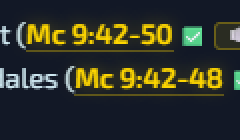
#> input picture .workbuddy-ai/artifacts/_v104/orange_region_12.png, 120 x 70 px, given in place of Screenshot 2026-09-22 204216.png, which was not available (shown 2 times larger)
$ python analyse_image.py
#> lines starting #> are read from the running program, lines starting #| are printed output that depends on the picture; pictures that were not available may be replaced by others from this repository, and a replacement may not be noted
# -*- coding: utf-8 -*-
"""v104 — localiser le cadre orange trace par l'utilisateur sur la capture.

Le modele ne peut pas ouvrir l'image ; on l'analyse donc par les pixels.
Objectif : trouver la boite englobante du trait orange, la recadrer, et
mesurer ce qui s'y trouve, pour identifier l'element concerne.
"""
import sys
from PIL import Image

SRC = r"C:\Users\toshr\Pictures\Screenshots\Screenshot 2026-09-22 204216.png"
OUT_DIR = r"C:\Theologicus\.workbuddy-ai\artifacts\_v104"

im = Image.open(SRC)
#> im is the input picture: PIL image 120x70 RGBA; mean R, G, B, A 47.9, 51.1, 40.9, 255
print("taille image :", im.size, "| mode :", im.mode)
#| taille image : (120, 70) | mode : RGBA
rgb = im.convert("RGB")
W, H = rgb.size
#> W = 120; H = 70
px = rgb.load()

# Un trait d'annotation "orange" : rouge haut, vert moyen, bleu bas.
# On accepte une plage large (feutre, anti-aliasing, compression).
def est_orange(r, g, b):
    return r > 170 and 60 < g < 200 and b < 110 and (r - b) > 90 and (r - g) > 30

minx, miny, maxx, maxy, n = W, H, -1, -1, 0
#> minx = 120; miny = 70; maxx = -1; maxy = -1; n = 0
for y in range(H):
    for x in range(W):
        r, g, b = px[x, y]
        if est_orange(r, g, b):
            n += 1
            if x < minx: minx = x
            if x > maxx: maxx = x
            if y < miny: miny = y
            if y > maxy: maxy = y
#> after the loop, maxx = 110; maxy = 43; minx = 14; miny = 12; n = 184

print("pixels oranges :", n)
#| pixels oranges : 184
if n == 0:
    print("AUCUN orange detecte : l'annotation n'est peut-etre pas un trait plein.")
    sys.exit(0)

print("boite englobante du orange : x %d..%d  y %d..%d  (%dx%d)"
      % (minx, maxx, miny, maxy, maxx - minx + 1, maxy - miny + 1))
#| boite englobante du orange : x 14..110  y 12..43  (97x32)
print("position relative : %.1f%% .. %.1f%% en X, %.1f%% .. %.1f%% en Y"
      % (100.0 * minx / W, 100.0 * maxx / W, 100.0 * miny / H, 100.0 * maxy / H))
#| position relative : 11.7% .. 91.7% en X, 17.1% .. 61.4% en Y

# Recadrer un peu plus large pour garder le contexte
pad = 12
box = (max(0, minx - pad), max(0, miny - pad), min(W, maxx + pad), min(H, maxy + pad))
#> box = (2, 0, 120, 55)
crop = rgb.crop(box)
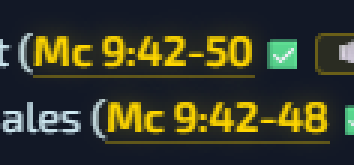
#> crop: PIL image 118x55 RGB (shown 3 times larger); mean R, G, B 56, 58.3, 41
chemin = OUT_DIR + "\\zone_orange.png"
crop.save(chemin)
print("recadre sauve :", chemin, crop.size)
#| recadre sauve : C:\Theologicus\.workbuddy-ai\artifacts\_v104\zone_orange.png (118, 55)

# Apercu des couleurs dominantes DANS le cadre (hors trait orange) :
# cela dit de quel type d'element il s'agit (parchemin, bulle sombre, ...).
from collections import Counter
c = Counter()
for y in range(box[1], box[3], 2):
    for x in range(box[0], box[2], 2):
        r, g, b = px[x, y]
        if est_orange(r, g, b):
            continue
        c[(r // 24 * 24, g // 24 * 24, b // 24 * 24)] += 1
#> after the loop, c = 47 items
print("couleurs dominantes dans le cadre (hors orange) :")
for col, k in c.most_common(6):
    print("   rgb%s  x%d" % (col, k))
#> this loop made 6 passes
#> (col, k) on passes 1 to 6: ((0, 24, 24), 827), ((24, 24, 24), 471), ((240, 192, 0), 50), ((168, 144, 0), 34), ((144, 120, 0), 22), ((96, 72, 24), 19)
#|    rgb(0, 24, 24)  x827
#|    rgb(24, 24, 24)  x471
#|    rgb(240, 192, 0)  x50
#|    rgb(168, 144, 0)  x34
#|    rgb(144, 120, 0)  x22
#|    rgb(96, 72, 24)  x19

$ run again, on .workbuddy-ai/artifacts/_v104/r3_wide.png
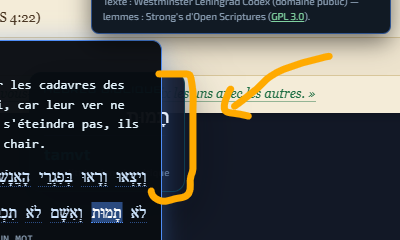
#> input picture .workbuddy-ai/artifacts/_v104/r3_wide.png, 400 x 240 px, given in place of Screenshot 2026-09-22 204216.png, which was not available
#> im is the input picture: PIL image 400x240 RGBA; mean R, G, B, A 71.4, 73.3, 73.1, 255
#| taille image : (400, 240) | mode : RGBA
#> after the loop `for y in range(H):`: maxx = 332; maxy = 204; minx = 148; miny = 53; n = 2503
#| pixels oranges : 2503
#| boite englobante du orange : x 148..332  y 53..204  (185x152)
#| position relative : 37.0% .. 83.0% en X, 22.1% .. 85.0% en Y
#> box = (136, 41, 344, 216)
#> `crop = rgb.crop(box)`:
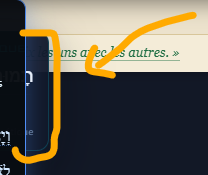
#> crop: PIL image 208x175 RGB; mean R, G, B 94.7, 91.4, 82.2
#| recadre sauve : C:\Theologicus\.workbuddy-ai\artifacts\_v104\zone_orange.png (208, 175)
#> after the loop `for y in range(box[1], box[3], 2):`: c = 85 items
#> the loop `for col, k in c.most_common(6):` made 6 passes
#> (col, k) on passes 1 to 6: ((0, 24, 24), 3028), ((0, 0, 24), 1119), ((0, 0, 0), 1025), ((240, 216, 216), 689), ((216, 216, 192), 670), ((192, 192, 168), 243)
#> (printed output is left out)

$ run again, on .workbuddy-ai/artifacts/_v104/zoom_arrow.png
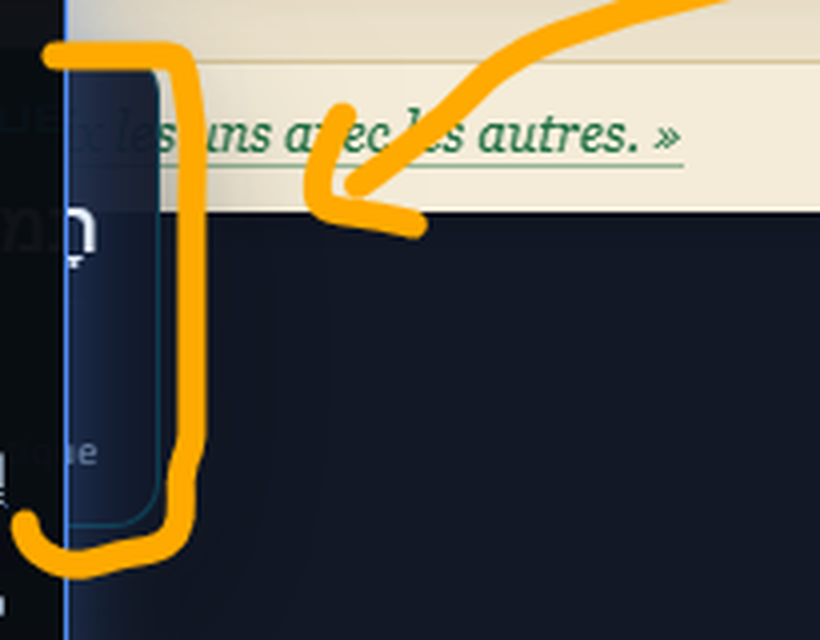
#> input picture .workbuddy-ai/artifacts/_v104/zoom_arrow.png, 820 x 640 px, given in place of Screenshot 2026-09-22 204216.png, which was not available
#> im is the input picture: PIL image 820x640 RGBA; mean R, G, B, A 85.5, 83, 75.4, 255
#| taille image : (820, 640) | mode : RGBA
#> after the loop `for y in range(H):`: maxx = 724; maxy = 578; minx = 12; miny = 0; n = 38326
#| pixels oranges : 38326
#| boite englobante du orange : x 12..724  y 0..578  (713x579)
#| position relative : 1.5% .. 88.3% en X, 0.0% .. 90.3% en Y
#> box = (0, 0, 736, 590)
#> `crop = rgb.crop(box)`:
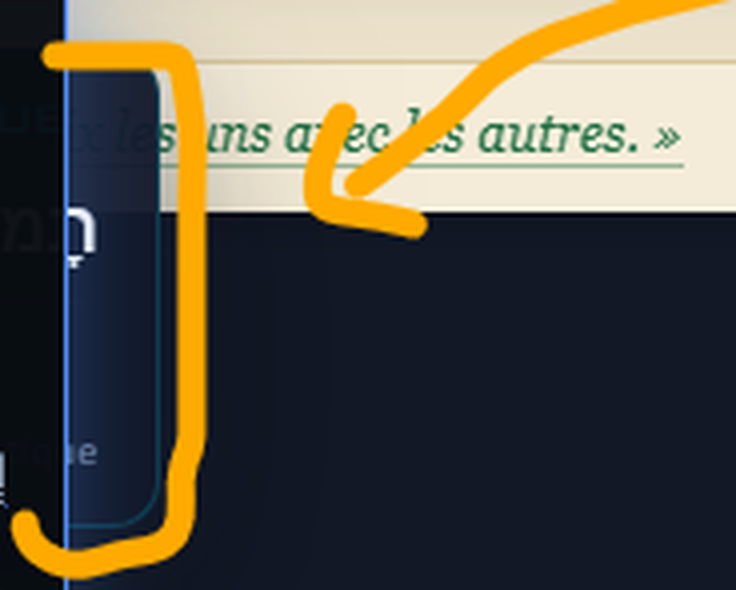
#> crop: PIL image 736x590 RGB; mean R, G, B 90.5, 86.7, 76.1
#| recadre sauve : C:\Theologicus\.workbuddy-ai\artifacts\_v104\zone_orange.png (736, 590)
#> after the loop `for y in range(box[1], box[3], 2):`: c = 198 items
#> the loop `for col, k in c.most_common(6):` made 6 passes
#> (col, k) on passes 1 to 6: ((0, 24, 24), 38821), ((0, 0, 24), 14833), ((216, 216, 192), 9574), ((0, 0, 0), 8236), ((240, 216, 216), 6798), ((0, 24, 48), 3628)
#> (printed output is left out)
